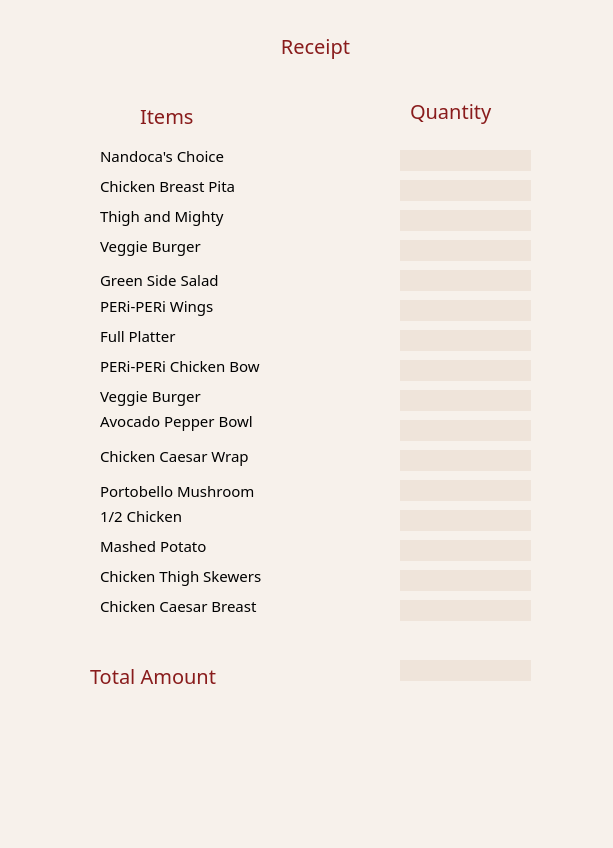
<?xml version="1.0" encoding="UTF-8"?>
<ui version="4.0">
 <class>receipt</class>
 <widget class="QMainWindow" name="receipt">
  <property name="geometry">
   <rect>
    <x>0</x>
    <y>0</y>
    <width>613</width>
    <height>848</height>
   </rect>
  </property>
  <property name="windowTitle">
   <string>MainWindow</string>
  </property>
  <property name="styleSheet">
   <string notr="true">background-color: rgb(255, 255, 255);</string>
  </property>
  <widget class="QWidget" name="centralwidget">
   <widget class="QLabel" name="label_4">
    <property name="geometry">
     <rect>
      <x>250</x>
      <y>20</y>
      <width>131</width>
      <height>51</height>
     </rect>
    </property>
    <property name="font">
     <font>
      <family>Helvetica Rounded</family>
      <pointsize>15</pointsize>
      <weight>9</weight>
      <italic>false</italic>
      <bold>false</bold>
     </font>
    </property>
    <property name="styleSheet">
     <string notr="true">background-color: rgb(247, 241, 235);
font: 75 15pt &quot;Helvetica Rounded&quot;;
color: rgb(137, 28, 28);
</string>
    </property>
    <property name="text">
     <string>Receipt</string>
    </property>
    <property name="alignment">
     <set>Qt::AlignCenter</set>
    </property>
   </widget>
   <widget class="QLabel" name="label_5">
    <property name="geometry">
     <rect>
      <x>100</x>
      <y>140</y>
      <width>231</width>
      <height>31</height>
     </rect>
    </property>
    <property name="font">
     <font>
      <family>High Tower Text</family>
      <pointsize>11</pointsize>
      <weight>50</weight>
      <italic>false</italic>
      <bold>false</bold>
     </font>
    </property>
    <property name="styleSheet">
     <string notr="true">background-color: rgb(247, 241, 235);
font: 11pt &quot;High Tower Text&quot;;</string>
    </property>
    <property name="text">
     <string>Nandoca's Choice</string>
    </property>
   </widget>
   <widget class="QLabel" name="label_6">
    <property name="geometry">
     <rect>
      <x>100</x>
      <y>170</y>
      <width>211</width>
      <height>31</height>
     </rect>
    </property>
    <property name="font">
     <font>
      <family>High Tower Text</family>
      <pointsize>11</pointsize>
      <weight>50</weight>
      <italic>false</italic>
      <bold>false</bold>
     </font>
    </property>
    <property name="styleSheet">
     <string notr="true">background-color: rgb(247, 241, 235);
font: 11pt &quot;High Tower Text&quot;;</string>
    </property>
    <property name="text">
     <string>Chicken Breast Pita</string>
    </property>
   </widget>
   <widget class="QLabel" name="label_7">
    <property name="geometry">
     <rect>
      <x>100</x>
      <y>200</y>
      <width>231</width>
      <height>31</height>
     </rect>
    </property>
    <property name="font">
     <font>
      <family>High Tower Text</family>
      <pointsize>11</pointsize>
      <weight>50</weight>
      <italic>false</italic>
      <bold>false</bold>
     </font>
    </property>
    <property name="styleSheet">
     <string notr="true">background-color: rgb(247, 241, 235);
font: 11pt &quot;High Tower Text&quot;;</string>
    </property>
    <property name="text">
     <string>Thigh and Mighty</string>
    </property>
   </widget>
   <widget class="QLabel" name="label_8">
    <property name="geometry">
     <rect>
      <x>100</x>
      <y>230</y>
      <width>261</width>
      <height>31</height>
     </rect>
    </property>
    <property name="font">
     <font>
      <family>High Tower Text</family>
      <pointsize>11</pointsize>
      <weight>50</weight>
      <italic>false</italic>
      <bold>false</bold>
     </font>
    </property>
    <property name="styleSheet">
     <string notr="true">background-color: rgb(247, 241, 235);
font: 11pt &quot;High Tower Text&quot;;</string>
    </property>
    <property name="text">
     <string>Veggie Burger</string>
    </property>
   </widget>
   <widget class="QLabel" name="label_9">
    <property name="geometry">
     <rect>
      <x>100</x>
      <y>270</y>
      <width>211</width>
      <height>20</height>
     </rect>
    </property>
    <property name="font">
     <font>
      <family>High Tower Text</family>
      <pointsize>11</pointsize>
      <weight>50</weight>
      <italic>false</italic>
      <bold>false</bold>
     </font>
    </property>
    <property name="styleSheet">
     <string notr="true">background-color: rgb(247, 241, 235);
font: 11pt &quot;High Tower Text&quot;;</string>
    </property>
    <property name="text">
     <string>Green Side Salad</string>
    </property>
   </widget>
   <widget class="QLabel" name="label_10">
    <property name="geometry">
     <rect>
      <x>100</x>
      <y>290</y>
      <width>261</width>
      <height>31</height>
     </rect>
    </property>
    <property name="font">
     <font>
      <family>High Tower Text</family>
      <pointsize>11</pointsize>
      <weight>50</weight>
      <italic>false</italic>
      <bold>false</bold>
     </font>
    </property>
    <property name="styleSheet">
     <string notr="true">background-color: rgb(247, 241, 235);
font: 11pt &quot;High Tower Text&quot;;</string>
    </property>
    <property name="text">
     <string>PERi-PERi Wings</string>
    </property>
   </widget>
   <widget class="QLabel" name="label_11">
    <property name="geometry">
     <rect>
      <x>100</x>
      <y>320</y>
      <width>211</width>
      <height>31</height>
     </rect>
    </property>
    <property name="font">
     <font>
      <family>High Tower Text</family>
      <pointsize>11</pointsize>
      <weight>50</weight>
      <italic>false</italic>
      <bold>false</bold>
     </font>
    </property>
    <property name="styleSheet">
     <string notr="true">background-color: rgb(247, 241, 235);
font: 11pt &quot;High Tower Text&quot;;</string>
    </property>
    <property name="text">
     <string>Full Platter</string>
    </property>
   </widget>
   <widget class="QLabel" name="label_12">
    <property name="geometry">
     <rect>
      <x>100</x>
      <y>350</y>
      <width>231</width>
      <height>31</height>
     </rect>
    </property>
    <property name="font">
     <font>
      <family>High Tower Text</family>
      <pointsize>11</pointsize>
      <weight>50</weight>
      <italic>false</italic>
      <bold>false</bold>
     </font>
    </property>
    <property name="styleSheet">
     <string notr="true">background-color: rgb(247, 241, 235);
font: 11pt &quot;High Tower Text&quot;;</string>
    </property>
    <property name="text">
     <string>PERi-PERi Chicken Bow</string>
    </property>
   </widget>
   <widget class="QLabel" name="label_13">
    <property name="geometry">
     <rect>
      <x>100</x>
      <y>380</y>
      <width>221</width>
      <height>31</height>
     </rect>
    </property>
    <property name="font">
     <font>
      <family>High Tower Text</family>
      <pointsize>11</pointsize>
      <weight>50</weight>
      <italic>false</italic>
      <bold>false</bold>
     </font>
    </property>
    <property name="styleSheet">
     <string notr="true">background-color: rgb(247, 241, 235);
font: 11pt &quot;High Tower Text&quot;;</string>
    </property>
    <property name="text">
     <string>Veggie Burger</string>
    </property>
   </widget>
   <widget class="QLabel" name="label_14">
    <property name="geometry">
     <rect>
      <x>100</x>
      <y>410</y>
      <width>251</width>
      <height>21</height>
     </rect>
    </property>
    <property name="font">
     <font>
      <family>High Tower Text</family>
      <pointsize>11</pointsize>
      <weight>50</weight>
      <italic>false</italic>
      <bold>false</bold>
     </font>
    </property>
    <property name="styleSheet">
     <string notr="true">background-color: rgb(247, 241, 235);
font: 11pt &quot;High Tower Text&quot;;</string>
    </property>
    <property name="text">
     <string>Avocado Pepper Bowl</string>
    </property>
   </widget>
   <widget class="QLabel" name="label_15">
    <property name="geometry">
     <rect>
      <x>100</x>
      <y>440</y>
      <width>201</width>
      <height>31</height>
     </rect>
    </property>
    <property name="font">
     <font>
      <family>High Tower Text</family>
      <pointsize>11</pointsize>
      <weight>50</weight>
      <italic>false</italic>
      <bold>false</bold>
     </font>
    </property>
    <property name="styleSheet">
     <string notr="true">background-color: rgb(247, 241, 235);
font: 11pt &quot;High Tower Text&quot;;</string>
    </property>
    <property name="text">
     <string>Chicken Caesar Wrap</string>
    </property>
   </widget>
   <widget class="QLabel" name="label_16">
    <property name="geometry">
     <rect>
      <x>100</x>
      <y>470</y>
      <width>261</width>
      <height>41</height>
     </rect>
    </property>
    <property name="font">
     <font>
      <family>High Tower Text</family>
      <pointsize>11</pointsize>
      <weight>50</weight>
      <italic>false</italic>
      <bold>false</bold>
     </font>
    </property>
    <property name="styleSheet">
     <string notr="true">background-color: rgb(247, 241, 235);
font: 11pt &quot;High Tower Text&quot;;</string>
    </property>
    <property name="text">
     <string>Portobello Mushroom</string>
    </property>
   </widget>
   <widget class="QLabel" name="label_17">
    <property name="geometry">
     <rect>
      <x>100</x>
      <y>500</y>
      <width>261</width>
      <height>31</height>
     </rect>
    </property>
    <property name="font">
     <font>
      <family>High Tower Text</family>
      <pointsize>11</pointsize>
      <weight>50</weight>
      <italic>false</italic>
      <bold>false</bold>
     </font>
    </property>
    <property name="styleSheet">
     <string notr="true">background-color: rgb(247, 241, 235);
font: 11pt &quot;High Tower Text&quot;;</string>
    </property>
    <property name="text">
     <string>1/2 Chicken</string>
    </property>
   </widget>
   <widget class="QLabel" name="label_18">
    <property name="geometry">
     <rect>
      <x>100</x>
      <y>530</y>
      <width>201</width>
      <height>31</height>
     </rect>
    </property>
    <property name="font">
     <font>
      <family>High Tower Text</family>
      <pointsize>11</pointsize>
      <weight>50</weight>
      <italic>false</italic>
      <bold>false</bold>
     </font>
    </property>
    <property name="styleSheet">
     <string notr="true">background-color: rgb(247, 241, 235);
font: 11pt &quot;High Tower Text&quot;;</string>
    </property>
    <property name="text">
     <string>Mashed Potato</string>
    </property>
   </widget>
   <widget class="QLabel" name="label_19">
    <property name="geometry">
     <rect>
      <x>100</x>
      <y>560</y>
      <width>201</width>
      <height>31</height>
     </rect>
    </property>
    <property name="font">
     <font>
      <family>High Tower Text</family>
      <pointsize>11</pointsize>
      <weight>50</weight>
      <italic>false</italic>
      <bold>false</bold>
     </font>
    </property>
    <property name="styleSheet">
     <string notr="true">background-color: rgb(247, 241, 235);
font: 11pt &quot;High Tower Text&quot;;</string>
    </property>
    <property name="text">
     <string>Chicken Thigh Skewers</string>
    </property>
   </widget>
   <widget class="QLabel" name="label_20">
    <property name="geometry">
     <rect>
      <x>100</x>
      <y>590</y>
      <width>221</width>
      <height>31</height>
     </rect>
    </property>
    <property name="font">
     <font>
      <family>High Tower Text</family>
      <pointsize>11</pointsize>
      <weight>50</weight>
      <italic>false</italic>
      <bold>false</bold>
     </font>
    </property>
    <property name="styleSheet">
     <string notr="true">background-color: rgb(247, 241, 235);
font: 11pt &quot;High Tower Text&quot;;</string>
    </property>
    <property name="text">
     <string>Chicken Caesar Breast</string>
    </property>
   </widget>
   <widget class="QLabel" name="boolani">
    <property name="geometry">
     <rect>
      <x>400</x>
      <y>150</y>
      <width>131</width>
      <height>21</height>
     </rect>
    </property>
    <property name="font">
     <font>
      <pointsize>14</pointsize>
     </font>
    </property>
    <property name="styleSheet">
     <string notr="true">background-color: rgb(239, 228, 218);</string>
    </property>
    <property name="text">
     <string/>
    </property>
    <property name="alignment">
     <set>Qt::AlignCenter</set>
    </property>
   </widget>
   <widget class="QLabel" name="qabuli">
    <property name="geometry">
     <rect>
      <x>400</x>
      <y>180</y>
      <width>131</width>
      <height>21</height>
     </rect>
    </property>
    <property name="font">
     <font>
      <pointsize>14</pointsize>
     </font>
    </property>
    <property name="styleSheet">
     <string notr="true">background-color: rgb(239, 228, 218);</string>
    </property>
    <property name="text">
     <string/>
    </property>
    <property name="alignment">
     <set>Qt::AlignCenter</set>
    </property>
   </widget>
   <widget class="QLabel" name="mantoo">
    <property name="geometry">
     <rect>
      <x>400</x>
      <y>210</y>
      <width>131</width>
      <height>21</height>
     </rect>
    </property>
    <property name="font">
     <font>
      <pointsize>14</pointsize>
     </font>
    </property>
    <property name="styleSheet">
     <string notr="true">background-color: rgb(239, 228, 218);</string>
    </property>
    <property name="text">
     <string/>
    </property>
    <property name="alignment">
     <set>Qt::AlignCenter</set>
    </property>
   </widget>
   <widget class="QLabel" name="karaiee">
    <property name="geometry">
     <rect>
      <x>400</x>
      <y>240</y>
      <width>131</width>
      <height>21</height>
     </rect>
    </property>
    <property name="font">
     <font>
      <pointsize>14</pointsize>
     </font>
    </property>
    <property name="styleSheet">
     <string notr="true">background-color: rgb(239, 228, 218);</string>
    </property>
    <property name="text">
     <string/>
    </property>
    <property name="alignment">
     <set>Qt::AlignCenter</set>
    </property>
   </widget>
   <widget class="QLabel" name="soda">
    <property name="geometry">
     <rect>
      <x>400</x>
      <y>270</y>
      <width>131</width>
      <height>21</height>
     </rect>
    </property>
    <property name="font">
     <font>
      <pointsize>14</pointsize>
     </font>
    </property>
    <property name="styleSheet">
     <string notr="true">background-color: rgb(239, 228, 218);</string>
    </property>
    <property name="text">
     <string/>
    </property>
    <property name="alignment">
     <set>Qt::AlignCenter</set>
    </property>
   </widget>
   <widget class="QLabel" name="pepsi">
    <property name="geometry">
     <rect>
      <x>400</x>
      <y>300</y>
      <width>131</width>
      <height>21</height>
     </rect>
    </property>
    <property name="font">
     <font>
      <pointsize>14</pointsize>
     </font>
    </property>
    <property name="styleSheet">
     <string notr="true">background-color: rgb(239, 228, 218);</string>
    </property>
    <property name="text">
     <string/>
    </property>
    <property name="alignment">
     <set>Qt::AlignCenter</set>
    </property>
   </widget>
   <widget class="QLabel" name="sprite">
    <property name="geometry">
     <rect>
      <x>400</x>
      <y>330</y>
      <width>131</width>
      <height>21</height>
     </rect>
    </property>
    <property name="font">
     <font>
      <pointsize>14</pointsize>
     </font>
    </property>
    <property name="styleSheet">
     <string notr="true">background-color: rgb(239, 228, 218);</string>
    </property>
    <property name="text">
     <string/>
    </property>
    <property name="alignment">
     <set>Qt::AlignCenter</set>
    </property>
   </widget>
   <widget class="QLabel" name="coca">
    <property name="geometry">
     <rect>
      <x>400</x>
      <y>360</y>
      <width>131</width>
      <height>21</height>
     </rect>
    </property>
    <property name="font">
     <font>
      <pointsize>14</pointsize>
     </font>
    </property>
    <property name="styleSheet">
     <string notr="true">background-color: rgb(239, 228, 218);</string>
    </property>
    <property name="text">
     <string/>
    </property>
    <property name="alignment">
     <set>Qt::AlignCenter</set>
    </property>
   </widget>
   <widget class="QLabel" name="fajita">
    <property name="geometry">
     <rect>
      <x>400</x>
      <y>390</y>
      <width>131</width>
      <height>21</height>
     </rect>
    </property>
    <property name="font">
     <font>
      <pointsize>14</pointsize>
     </font>
    </property>
    <property name="styleSheet">
     <string notr="true">background-color: rgb(239, 228, 218);</string>
    </property>
    <property name="text">
     <string/>
    </property>
    <property name="alignment">
     <set>Qt::AlignCenter</set>
    </property>
   </widget>
   <widget class="QLabel" name="margh">
    <property name="geometry">
     <rect>
      <x>400</x>
      <y>420</y>
      <width>131</width>
      <height>21</height>
     </rect>
    </property>
    <property name="font">
     <font>
      <pointsize>14</pointsize>
     </font>
    </property>
    <property name="styleSheet">
     <string notr="true">background-color: rgb(239, 228, 218);</string>
    </property>
    <property name="text">
     <string/>
    </property>
    <property name="alignment">
     <set>Qt::AlignCenter</set>
    </property>
   </widget>
   <widget class="QLabel" name="vege">
    <property name="geometry">
     <rect>
      <x>400</x>
      <y>450</y>
      <width>131</width>
      <height>21</height>
     </rect>
    </property>
    <property name="font">
     <font>
      <pointsize>14</pointsize>
     </font>
    </property>
    <property name="styleSheet">
     <string notr="true">background-color: rgb(239, 228, 218);</string>
    </property>
    <property name="text">
     <string/>
    </property>
    <property name="alignment">
     <set>Qt::AlignCenter</set>
    </property>
   </widget>
   <widget class="QLabel" name="chic">
    <property name="geometry">
     <rect>
      <x>400</x>
      <y>480</y>
      <width>131</width>
      <height>21</height>
     </rect>
    </property>
    <property name="font">
     <font>
      <pointsize>14</pointsize>
     </font>
    </property>
    <property name="styleSheet">
     <string notr="true">background-color: rgb(239, 228, 218);</string>
    </property>
    <property name="text">
     <string/>
    </property>
    <property name="alignment">
     <set>Qt::AlignCenter</set>
    </property>
   </widget>
   <widget class="QLabel" name="ccake">
    <property name="geometry">
     <rect>
      <x>400</x>
      <y>510</y>
      <width>131</width>
      <height>21</height>
     </rect>
    </property>
    <property name="font">
     <font>
      <pointsize>14</pointsize>
     </font>
    </property>
    <property name="styleSheet">
     <string notr="true">background-color: rgb(239, 228, 218);</string>
    </property>
    <property name="text">
     <string/>
    </property>
    <property name="alignment">
     <set>Qt::AlignCenter</set>
    </property>
   </widget>
   <widget class="QLabel" name="lime">
    <property name="geometry">
     <rect>
      <x>400</x>
      <y>540</y>
      <width>131</width>
      <height>21</height>
     </rect>
    </property>
    <property name="font">
     <font>
      <pointsize>14</pointsize>
     </font>
    </property>
    <property name="styleSheet">
     <string notr="true">background-color: rgb(239, 228, 218);</string>
    </property>
    <property name="text">
     <string/>
    </property>
    <property name="alignment">
     <set>Qt::AlignCenter</set>
    </property>
   </widget>
   <widget class="QLabel" name="brown">
    <property name="geometry">
     <rect>
      <x>400</x>
      <y>570</y>
      <width>131</width>
      <height>21</height>
     </rect>
    </property>
    <property name="font">
     <font>
      <pointsize>14</pointsize>
     </font>
    </property>
    <property name="styleSheet">
     <string notr="true">background-color: rgb(239, 228, 218);</string>
    </property>
    <property name="text">
     <string/>
    </property>
    <property name="alignment">
     <set>Qt::AlignCenter</set>
    </property>
   </widget>
   <widget class="QLabel" name="cheese">
    <property name="geometry">
     <rect>
      <x>400</x>
      <y>600</y>
      <width>131</width>
      <height>21</height>
     </rect>
    </property>
    <property name="font">
     <font>
      <pointsize>14</pointsize>
     </font>
    </property>
    <property name="styleSheet">
     <string notr="true">background-color: rgb(239, 228, 218);</string>
    </property>
    <property name="text">
     <string/>
    </property>
    <property name="alignment">
     <set>Qt::AlignCenter</set>
    </property>
   </widget>
   <widget class="QLabel" name="label_25">
    <property name="geometry">
     <rect>
      <x>140</x>
      <y>100</y>
      <width>111</width>
      <height>31</height>
     </rect>
    </property>
    <property name="font">
     <font>
      <family>Helvetica Rounded</family>
      <pointsize>15</pointsize>
      <weight>9</weight>
      <italic>false</italic>
      <bold>false</bold>
     </font>
    </property>
    <property name="styleSheet">
     <string notr="true">background-color: rgb(247, 241, 235);
font: 75 15pt &quot;Helvetica Rounded&quot;;
color: rgb(137, 28, 28);
</string>
    </property>
    <property name="text">
     <string>Items</string>
    </property>
   </widget>
   <widget class="QLabel" name="label_26">
    <property name="geometry">
     <rect>
      <x>410</x>
      <y>90</y>
      <width>111</width>
      <height>41</height>
     </rect>
    </property>
    <property name="font">
     <font>
      <family>Helvetica Rounded</family>
      <pointsize>15</pointsize>
      <weight>9</weight>
      <italic>false</italic>
      <bold>false</bold>
     </font>
    </property>
    <property name="styleSheet">
     <string notr="true">background-color: rgb(247, 241, 235);
font: 75 15pt &quot;Helvetica Rounded&quot;;
color: rgb(137, 28, 28);
</string>
    </property>
    <property name="text">
     <string>Quantity</string>
    </property>
   </widget>
   <widget class="QLabel" name="label_47">
    <property name="geometry">
     <rect>
      <x>90</x>
      <y>660</y>
      <width>181</width>
      <height>31</height>
     </rect>
    </property>
    <property name="font">
     <font>
      <family>Helvetica Rounded</family>
      <pointsize>15</pointsize>
      <weight>9</weight>
      <italic>false</italic>
      <bold>false</bold>
     </font>
    </property>
    <property name="styleSheet">
     <string notr="true">background-color: rgb(247, 241, 235);
font: 75 15pt &quot;Helvetica Rounded&quot;;
color: rgb(137, 28, 28);
</string>
    </property>
    <property name="text">
     <string>Total Amount</string>
    </property>
   </widget>
   <widget class="QLabel" name="banana_2">
    <property name="geometry">
     <rect>
      <x>400</x>
      <y>660</y>
      <width>131</width>
      <height>21</height>
     </rect>
    </property>
    <property name="font">
     <font>
      <pointsize>14</pointsize>
     </font>
    </property>
    <property name="styleSheet">
     <string notr="true">background-color: rgb(239, 228, 218);</string>
    </property>
    <property name="text">
     <string/>
    </property>
    <property name="alignment">
     <set>Qt::AlignCenter</set>
    </property>
   </widget>
   <widget class="QLabel" name="background_2">
    <property name="geometry">
     <rect>
      <x>0</x>
      <y>0</y>
      <width>1421</width>
      <height>941</height>
     </rect>
    </property>
    <property name="font">
     <font>
      <pointsize>16</pointsize>
      <weight>50</weight>
      <bold>false</bold>
     </font>
    </property>
    <property name="styleSheet">
     <string notr="true">QLabel{
	background-color: #f7f1eb;
}</string>
    </property>
    <property name="text">
     <string/>
    </property>
   </widget>
   <widget class="QLabel" name="label_29">
    <property name="geometry">
     <rect>
      <x>1300</x>
      <y>510</y>
      <width>601</width>
      <height>61</height>
     </rect>
    </property>
    <property name="font">
     <font>
      <family>Helvetica Rounded</family>
      <pointsize>20</pointsize>
      <weight>9</weight>
      <italic>false</italic>
      <bold>false</bold>
     </font>
    </property>
    <property name="styleSheet">
     <string notr="true">color:rgb(137, 28, 28);
font: 75 20pt &quot;Helvetica Rounded&quot;;</string>
    </property>
    <property name="text">
     <string>Menu Price List</string>
    </property>
   </widget>
   <zorder>background_2</zorder>
   <zorder>label_4</zorder>
   <zorder>label_5</zorder>
   <zorder>label_6</zorder>
   <zorder>label_7</zorder>
   <zorder>label_8</zorder>
   <zorder>label_9</zorder>
   <zorder>label_10</zorder>
   <zorder>label_11</zorder>
   <zorder>label_12</zorder>
   <zorder>label_13</zorder>
   <zorder>label_14</zorder>
   <zorder>label_15</zorder>
   <zorder>label_16</zorder>
   <zorder>label_17</zorder>
   <zorder>label_18</zorder>
   <zorder>label_19</zorder>
   <zorder>label_20</zorder>
   <zorder>boolani</zorder>
   <zorder>qabuli</zorder>
   <zorder>mantoo</zorder>
   <zorder>karaiee</zorder>
   <zorder>soda</zorder>
   <zorder>pepsi</zorder>
   <zorder>sprite</zorder>
   <zorder>coca</zorder>
   <zorder>fajita</zorder>
   <zorder>margh</zorder>
   <zorder>vege</zorder>
   <zorder>chic</zorder>
   <zorder>ccake</zorder>
   <zorder>lime</zorder>
   <zorder>brown</zorder>
   <zorder>cheese</zorder>
   <zorder>label_25</zorder>
   <zorder>label_47</zorder>
   <zorder>banana_2</zorder>
   <zorder>label_26</zorder>
   <zorder>label_29</zorder>
  </widget>
 </widget>
 <resources/>
 <connections/>
</ui>
